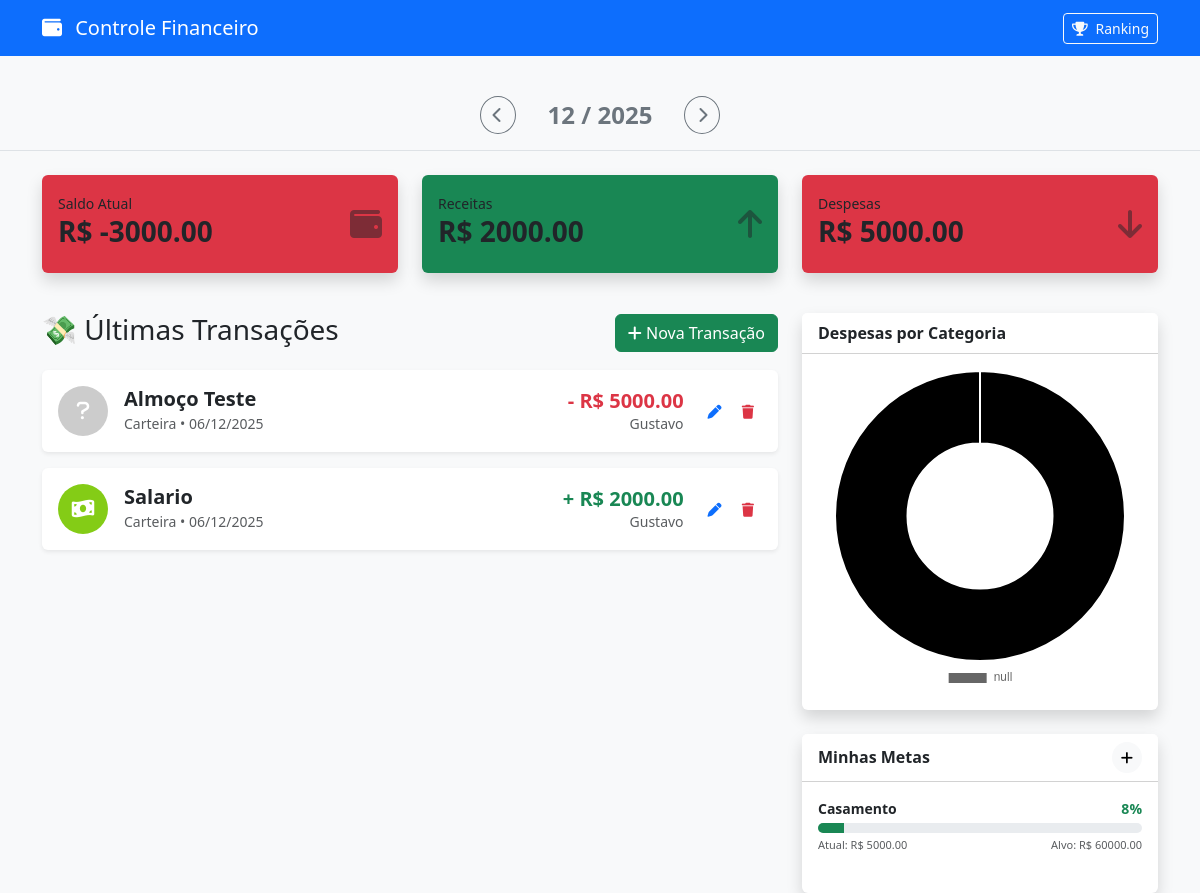
The page / on the database its author committed.
### core/models.py (models this page shows, shortened)
class Transacao(models.Model):
    descricao = models.CharField(max_length=100)
    valor = models.DecimalField(max_digits=10, decimal_places=2)
    data = models.DateField(default=date.today)
    categoria = models.ForeignKey(Categoria, on_delete=models.SET_NULL, null=True)
    conta = models.ForeignKey(Conta, on_delete=models.CASCADE) # De onde saiu o dinheiro
    usuario = models.ForeignKey(User, on_delete=models.CASCADE) # Quem gastou
    tipo = models.CharField(max_length=10, choices=TIPO_CHOICES)
    compartilhado = models.BooleanField(default=False, help_text="Se marcado, divide o custo nas estatísticas ou conta como gasto do casal")
    observacao = models.TextField(blank=True, null=True)
    class Meta:
        ordering = ['-data']
        verbose_name = 'Transação'
        verbose_name_plural = 'Transações'

class Conta(models.Model):
    usuario = models.ForeignKey(User, on_delete=models.CASCADE)
    nome = models.CharField(max_length=50)
    saldo_inicial = models.DecimalField(max_digits=10, decimal_places=2, default=0)
    tipo = models.CharField(max_length=20, choices=[('banco', 'Banco'), ('carteira', 'Dinheiro'), ('vr', 'Vale Refeição')])

class Categoria(models.Model):
    nome = models.CharField(max_length=50)
    icone = models.CharField(max_length=20, help_text="Classe do ícone (ex: fa-home)")
    cor = models.CharField(max_length=7, default="#3B82F6", help_text="Código Hex da cor")
    limite_mensal = models.DecimalField(max_digits=10, decimal_places=2, default=0, help_text="Quanto você pretende gastar por mês?")

class Meta(models.Model):
    titulo = models.CharField(max_length=100)
    valor_alvo = models.DecimalField(max_digits=10, decimal_places=2)
    valor_atual = models.DecimalField(max_digits=10, decimal_places=2, default=0)
    data_limite = models.DateField()
    concluida = models.BooleanField(default=False)
    def progresso(self):
        return int((self.valor_atual / self.valor_alvo) * 100)

### core/views.py (the view)
# urls.py: path('', views.home, name='home'),
def home(request):
    hoje = datetime.now()
    mes = int(request.GET.get('mes', hoje.month))
    ano = int(request.GET.get('ano', hoje.year))
    data_filtro = datetime(ano, mes, 1)
    transacoes = Transacao.objects.filter(data__month=mes, data__year=ano).order_by('-data')
    metas = Meta.objects.filter(concluida=False)
    total_receitas = transacoes.filter(tipo='receita').aggregate(Sum('valor'))['valor__sum'] or 0
    total_despesas = transacoes.filter(tipo='despesa').aggregate(Sum('valor'))['valor__sum'] or 0
    saldo_total = total_receitas - total_despesas
    orcamentos = []
    categorias = Categoria.objects.all()
    for cat in categorias:
        if cat.limite_mensal > 0: # Só processa se tiver limite definido no Admin
            gasto_cat = transacoes.filter(tipo='despesa', categoria=cat).aggregate(Sum('valor'))['valor__sum'] or 0
            porcentagem = int((gasto_cat / cat.limite_mensal) * 100)
            cor_barra = "bg-success" # Verde (Padrão)
            aviso = ""
            if porcentagem >= 80 and porcentagem < 100:
                cor_barra = "bg-warning" # Amarelo
                aviso = "⚠️ Atenção"
            elif porcentagem >= 100:
                cor_barra = "bg-danger"  # Vermelho
                aviso = "🚨 Estourou!"
            orcamentos.append({
                'id': cat.id,
                'nome': cat.nome,
                'icone': cat.icone,
                'limite': cat.limite_mensal,
                'gasto': gasto_cat,
                'porcentagem': min(porcentagem, 100), # Trava visualmente em 100%
                'porcentagem_real': porcentagem,      # Número real para mostrar no texto
                'cor': cor_barra,
                'aviso': aviso
            })
    gastos_por_categoria = transacoes.filter(tipo='despesa').values('categoria__nome', 'categoria__cor').annotate(total=Sum('valor'))
    labels = [item['categoria__nome'] for item in gastos_por_categoria]
    data = [float(item['total']) for item in gastos_por_categoria]
    colors = [item['categoria__cor'] for item in gastos_por_categoria]
    data_anterior = data_filtro - timedelta(days=1)
    mes_anterior = data_anterior.month
    ano_anterior = data_anterior.year
    data_proxima = data_filtro + timedelta(days=32)
    mes_proximo = data_proxima.month
    ano_proximo = data_proxima.year
    nomes_meses = {1: 'Janeiro', 2: 'Fevereiro', 3: 'Março', 4: 'Abril', 5: 'Maio', 6: 'Junho', 7: 'Julho', 8: 'Agosto', 9: 'Setembro', 10: 'Outubro', 11: 'Novembro', 12: 'Dezembro'}
    return render(request, 'home.html', {
        'transacoes': transacoes,
        'metas': metas,
        'orcamentos': orcamentos, # <--- Enviando orçamentos para o HTML
        'total_receitas': total_receitas,
        'total_despesas': total_despesas,
        'saldo_total': saldo_total,
        'grafico_labels': json.dumps(labels),
        'grafico_data': json.dumps(data),
        'grafico_colors': json.dumps(colors),
        'mes_atual': mes,
        'ano_atual': ano,
        'nome_mes': nomes_meses[mes],
        'mes_anterior': mes_anterior,
        'ano_anterior': ano_anterior,
        'mes_proximo': mes_proximo,
        'ano_proximo': ano_proximo,
    })

### core/templates/home.html (shortened to what this page needs)
<!DOCTYPE html>
<html lang="pt-br">
<head>
    <link href="https://cdn.jsdelivr.net/npm/bootstrap@5.3.0/dist/css/bootstrap.min.css" rel="stylesheet">
    <link href="https://cdnjs.cloudflare.com/ajax/libs/font-awesome/6.0.0/css/all.min.css" rel="stylesheet">
</head>
<body>
    <nav class="navbar navbar-dark bg-primary mb-4">
        <div class="container">
            <a class="navbar-brand" href="#"><i class="fas fa-wallet me-2"></i> Controle Financeiro</a>
            <a href="{% url 'perfil' %}" class="btn btn-outline-light btn-sm">
                <i class="fas fa-trophy me-1"></i> Ranking
            </a>
        </div>
    </nav>
    <div class="bg-light py-3 mb-4 border-bottom">
        <div class="container d-flex justify-content-center align-items-center">
            <a href="?mes={{ mes_anterior }}&ano={{ ano_anterior }}" class="btn btn-outline-secondary rounded-circle me-3">
                <i class="fas fa-chevron-left"></i>
            </a>
            <h4 class="mb-0 fw-bold text-uppercase mx-3 text-secondary">
                {{ mes_atual }} / {{ ano_atual }}
            </h4>
            <a href="?mes={{ mes_proximo }}&ano={{ ano_proximo }}" class="btn btn-outline-secondary rounded-circle ms-3">
                <i class="fas fa-chevron-right"></i>
            </a>
        </div>
    </div>
    <div class="container">
        <div class="row mb-4 text-white">
            <div class="col-md-4">
                <div class="card {% if saldo_total < 0 %}bg-danger{% else %}bg-primary{% endif %} mb-3 shadow border-0">
                    <div class="card-body">
                        <small>Saldo Atual</small>
                        <h3 class="fw-bold">R$ {{ saldo_total|floatformat:2 }}</h3>
                        <i class="fas fa-wallet position-absolute end-0 top-50 translate-middle-y me-3 opacity-50 fa-2x"></i>
                    </div>
                </div>
            </div>
            <div class="col-md-4">
                <div class="card bg-success mb-3 shadow border-0">
                    <div class="card-body">
                        <small>Receitas</small>
                        <h3 class="fw-bold">R$ {{ total_receitas|floatformat:2 }}</h3>
                        <i class="fas fa-arrow-up position-absolute end-0 top-50 translate-middle-y me-3 opacity-50 fa-2x"></i>
                    </div>
                </div>
            </div>
            <div class="col-md-4">
                <div class="card bg-danger mb-3 shadow border-0">
                    <div class="card-body">
                        <small>Despesas</small>
                        <h3 class="fw-bold">R$ {{ total_despesas|floatformat:2 }}</h3>
                        <i class="fas fa-arrow-down position-absolute end-0 top-50 translate-middle-y me-3 opacity-50 fa-2x"></i>
                    </div>
                </div>
            </div>
        </div>
        <div class="row">
            <div class="col-md-8">
                <div class="d-flex justify-content-between align-items-center mb-3">
                    <h3>💸 Últimas Transações</h3>
                    <a href="{% url 'nova_transacao' %}" class="btn btn-success"><i class="fas fa-plus"></i> Nova Transação</a>
                </div>
                {% for transacao in transacoes %}
                <div class="card mb-3 shadow-sm card-transacao border-0">
                    <div class="card-body d-flex align-items-center justify-content-between">
                        <div class="d-flex align-items-center">
                            <div class="icone-categoria me-3" style="background-color: {{ transacao.categoria.cor|default:'#ccc' }};">
                                <i class="fas {{ transacao.categoria.icone|default:'fa-question' }}"></i>
                            </div>
                            <div>
                                <h5 class="mb-0 fw-bold text-dark">{{ transacao.descricao }}</h5>
                                <small class="text-muted">
                                    {{ transacao.conta.nome }} • {{ transacao.data|date:"d/m/Y" }}
                                </small>
                            </div>
                        </div>
                        <div class="d-flex align-items-center">
                            <div class="text-end me-3">
                                {% if transacao.tipo == 'despesa' %}
                                    <h5 class="fw-bold text-danger mb-0">- R$ {{ transacao.valor }}</h5>
                                {% else %}
                                    <h5 class="fw-bold text-success mb-0">+ R$ {{ transacao.valor }}</h5>
                                {% endif %}
                                <small class="text-muted d-block">
                                    {% if transacao.usuario.first_name %}
                                        {{ transacao.usuario.first_name }}
                                    {% else %}
                                        {{ transacao.usuario.username }}
                                    {% endif %}
                                </small>
                            </div>
                            <div>
                                <a href="{% url 'editar_transacao' transacao.id %}" class="btn btn-sm btn-outline-primary border-0"><i class="fas fa-pen"></i></a>
                                <a href="{% url 'excluir_transacao' transacao.id %}" class="btn btn-sm btn-outline-danger border-0"><i class="fas fa-trash"></i></a>
                            </div>
                        </div>
                    </div>
                </div>
                {% empty %}
                <div class="alert alert-info text-center">Nenhuma transação encontrada.</div>
                {% endfor %}
            </div>
            <div class="col-md-4">
                <div class="card shadow border-0 mb-4">
                    <div class="card-header bg-white fw-bold">
                         Despesas por Categoria
                    </div>
                    <div class="card-body">
                        <canvas id="myChart"></canvas>
                    </div>
                </div>
                <div class="card shadow border-0">
                    <div class="card-header bg-white fw-bold d-flex justify-content-between align-items-center">
                        <span> Minhas Metas</span>
                        <a href="{% url 'nova_meta' %}" class="btn btn-sm btn-light rounded-circle"><i class="fas fa-plus"></i></a>
                    </div>
                    <div class="card-body">
                        {% for meta in metas %}
                        <div class="mb-4">
                            <div class="d-flex justify-content-between mb-1">
                                <span class="fw-bold text-dark small">{{ meta.titulo }}</span>
                                <span class="text-success fw-bold small">{{ meta.progresso }}%</span>
                            </div>
                            <div class="progress" style="height: 10px; border-radius: 10px;">
                                <div class="progress-bar bg-success" role="progressbar"
                                     style="width: {{ meta.progresso }}%;"
                                     aria-valuenow="{{ meta.progresso }}" aria-valuemin="0" aria-valuemax="100">
                                </div>
                            </div>
                            <div class="d-flex justify-content-between mt-1">
                                <small class="text-muted" style="font-size: 11px;">Atual: R$ {{ meta.valor_atual }}</small>
                                <small class="text-muted" style="font-size: 11px;">Alvo: R$ {{ meta.valor_alvo }}</small>
                            </div>
                        </div>
                        {% empty %}
                            <p class="text-muted text-center small mb-0">Nenhuma meta ativa. Crie uma!</p>
                        {% endfor %}
                    </div>
                </div>
            </div>
        </div>
    </div>
    <script>
        const ctx = document.getElementById('myChart');
        // Recebe dados do Django com segurança
        const labels = JSON.parse('{{ grafico_labels|safe }}');
        const data = JSON.parse('{{ grafico_data|safe }}');
        const colors = JSON.parse('{{ grafico_colors|safe }}');
        new Chart(ctx, {
            type: 'doughnut',
            data: {
                labels: labels,
                datasets: [{
                    label: 'Gastos R$',
                    data: data,
                    backgroundColor: colors,
                    hoverOffset: 4
                }]
            },
            options: {
                responsive: true,
                plugins: {
                    legend: {
                        position: 'bottom',
                    }
                }
            }
        });
    </script>
</body>
</html>

### core/templates/home.html (style rules this page uses)
body { background-color: #f8f9fa; }
.card-transacao { transition: transform 0.2s; }
.icone-categoria { width: 50px; height: 50px; display: flex; align-items: center; justify-content: center; border-radius: 50%; color: white; font-size: 20px; }

### rows shown on the page
Meta: titulo "Casamento", progresso "8", valor_atual "5000.00", valor_alvo "60000.00"

### other values the page prints
{{ mes_atual }} "12"
{{ ano_atual }} "2025"
{{ saldo_total|floatformat:2 }} "-3000.00"
{{ total_receitas|floatformat:2 }} "2000.00"
{{ total_despesas|floatformat:2 }} "5000.00"
